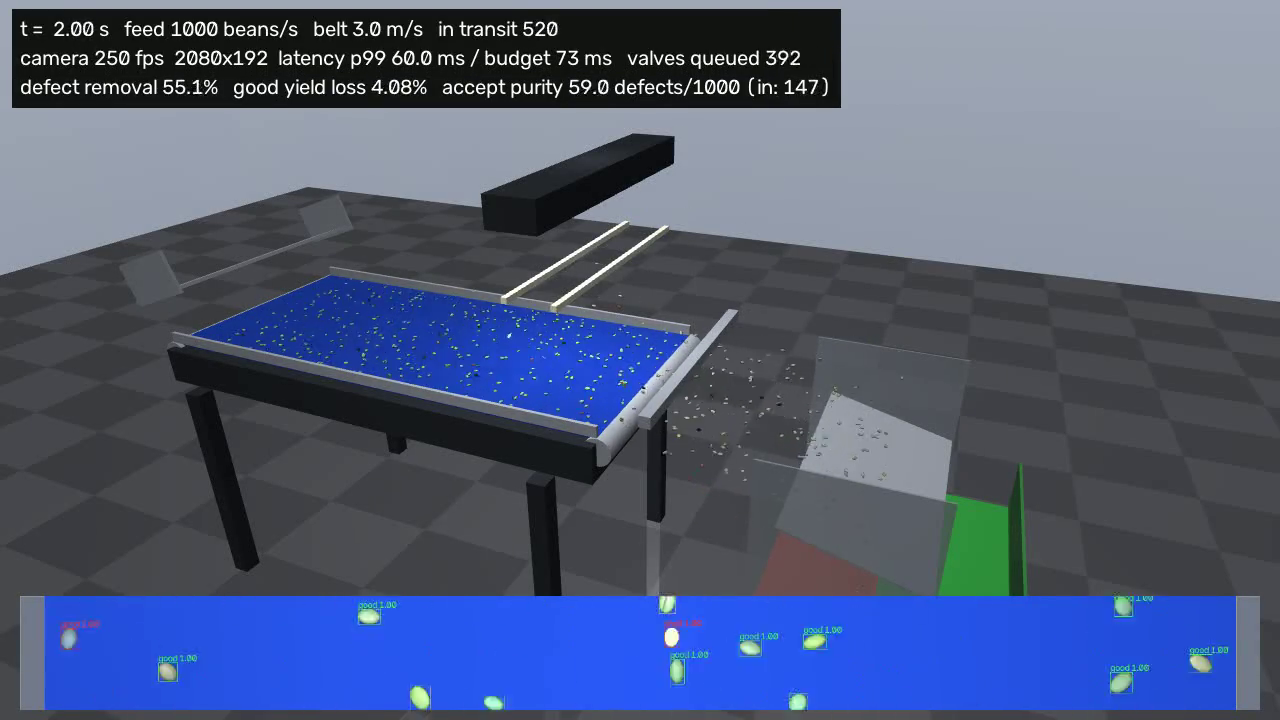
#> input picture sim/coffee_sorter/runs/confirmation-seed1/force-0.06/hud_frame100.png, 1280 x 720 px
$ python make_slide.py
#> lines starting #> are read from the running program, lines starting #| are printed output that depends on the picture
"""Render the one-slide summary as a 1920x1080 PNG.

Edit SLIDE below, then run from sim/coffee_sorter:

    python slide/make_slide.py

Needs Pillow and the DejaVu fonts (both ship with most Linux images).
The hero image is a decoded HUD frame from the seed-1, 0.06 N demo run.
"""

from __future__ import annotations

from pathlib import Path

from PIL import Image, ImageDraw, ImageFont

HERE = Path(__file__).resolve().parent
ROOT = HERE.parent
HERO = ROOT / "runs/confirmation-seed1/force-0.06/hud_frame100.png"
OUT = HERE / "one_slide.png"

SLIDE = {
    "kicker": "THEKER Robotics · HackSpain '26 · team growth",
    "title": "Optical coffee sorter, simulated end to end",
    "problem": (
        "People still hand-pick defective green coffee off tables and slow belts, "
        "all day. Every bean differs in size, colour, shade and orientation."
    ),
    "terminal": (
        "Belt sorter in MuJoCo: vibratory feeder, 3 m/s belt, 250 fps line camera, "
        "64 air-jet valves, splitter, accept and reject bins. Thousands of beans per second."
    ),
    "loop": (
        "Camera pixels → segmentation → learned classifier + open-set anomaly detector "
        "→ time-of-flight valve scheduling → jets push whatever is physically there."
    ),
    "headline_big": "98% → 52%",
    "headline_small": (
        "Classifier holdout accuracy 97.9%, yet only 51.5% of defects physically reach "
        "the reject bin (4.3% good beans lost, 1,000 beans/s, 2,600 beans, seed 1). "
        "The simulator measures the whole pipeline, not the model."
    ),
    "general": (
        "New product = new profile + retrain, zero controller changes: roasted runs at "
        "39.5% defect capture, 3.8% loss. Never-seen colours are flagged 100%. "
        "Oversize is flagged 0.5%: that is the job for an arm, not air jets."
    ),
    "footer": "Simulation only. No real camera, coffee or hardware timing is claimed.",
}

W, H = 1920, 1080
BG = (251, 251, 250)
INK = (28, 28, 30)
MUTED = (100, 100, 105)
ACCENT = (11, 94, 122)
RULE = (222, 221, 217)

FONT_DIR = Path("/usr/share/fonts/truetype/dejavu")


def font(size: int, bold: bool = False) -> ImageFont.FreeTypeFont:
    name = "DejaVuSans-Bold.ttf" if bold else "DejaVuSans.ttf"
    return ImageFont.truetype(str(FONT_DIR / name), size)


def wrap(draw: ImageDraw.ImageDraw, text: str, fnt: ImageFont.FreeTypeFont, width: int) -> list[str]:
    words, lines, cur = text.split(), [], ""
    for w in words:
        trial = (cur + " " + w).strip()
        if draw.textlength(trial, font=fnt) <= width:
            cur = trial
        else:
            lines.append(cur)
            cur = w
    if cur:
        lines.append(cur)
    return lines


def block(draw, x, y, label, body, width, body_size=26, label_size=18, gap=6) -> int:
    draw.text((x, y), label.upper(), font=font(label_size, True), fill=ACCENT)
    y += label_size + gap + 4
    fnt = font(body_size)
    for line in wrap(draw, body, fnt, width):
        draw.text((x, y), line, font=fnt, fill=INK)
        y += int(body_size * 1.32)
    return y


def main() -> None:
    img = Image.new("RGB", (W, H), BG)
    d = ImageDraw.Draw(img)
    m = 72
    col_w = 880

    d.text((m, m - 8), SLIDE["kicker"], font=font(20), fill=MUTED)
    d.text((m, m + 26), SLIDE["title"], font=font(52, True), fill=INK)
    d.line([(m, m + 108), (W - m, m + 108)], fill=RULE, width=2)

    y = m + 136
    y = block(d, m, y, "The problem", SLIDE["problem"], col_w) + 22
#> y = 360
    y = block(d, m, y, "The terminal", SLIDE["terminal"], col_w) + 22
#> the loop in block (call 2), `for line in wrap(draw, body, fnt, width):` made 3 passes
#> y on passes 1 to 3: 422, 456, 490
#> y = 512
    y = block(d, m, y, "The loop", SLIDE["loop"], col_w) + 22
#> y = 664
    y = block(d, m, y, "Generalisation", SLIDE["general"], col_w) + 22
#> y = 850

    # Right column: hero image with headline number beneath it.
    rx = m + col_w + 64
    rw = W - m - rx
    hero = Image.open(HERO).convert("RGB")
#> hero is the input picture: PIL image 1280x720 RGB; mean R, G, B 81.2, 92.8, 122.9
    scale = rw / hero.width
#> scale = 0.65
    hero = hero.resize((rw, int(hero.height * scale)))
#> hero: PIL image 832x468 RGB
    hy = m + 136
    img.paste(hero, (rx, hy))
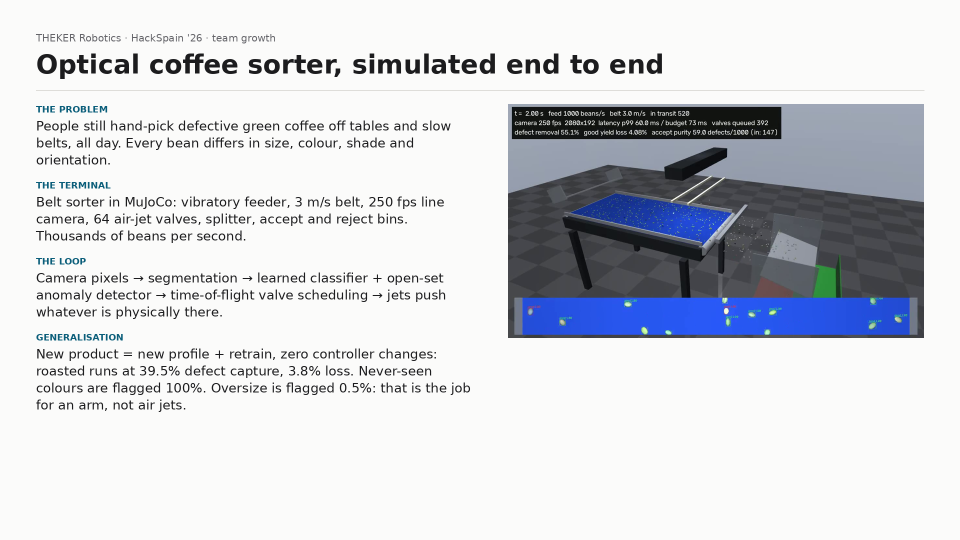
#> img: PIL image 1920x1080 RGB (shown at 1/2 size); mean R, G, B 212, 214.3, 219.3
    d.rectangle([rx, hy, rx + rw - 1, hy + hero.height - 1], outline=RULE, width=2)

    ny = hy + hero.height + 28
#> ny = 704
    d.text((rx, ny), "HEADLINE", font=font(18, True), fill=ACCENT)
    d.text((rx, ny + 26), SLIDE["headline_big"], font=font(84, True), fill=INK)
    ty = ny + 26 + 100
#> ty = 830
    fnt = font(22)
    for line in wrap(d, SLIDE["headline_small"], fnt, rw):
        d.text((rx, ty), line, font=fnt, fill=MUTED)
        ty += 30
#> this loop made 3 passes
#> ty on passes 1 to 3: 860, 890, 920
#> after the loop, ty = 920

    d.line([(m, H - m + 4), (W - m, H - m + 4)], fill=RULE, width=2)
    d.text((m, H - m + 16), SLIDE["footer"], font=font(18), fill=MUTED)
    img.save(OUT, optimize=True)
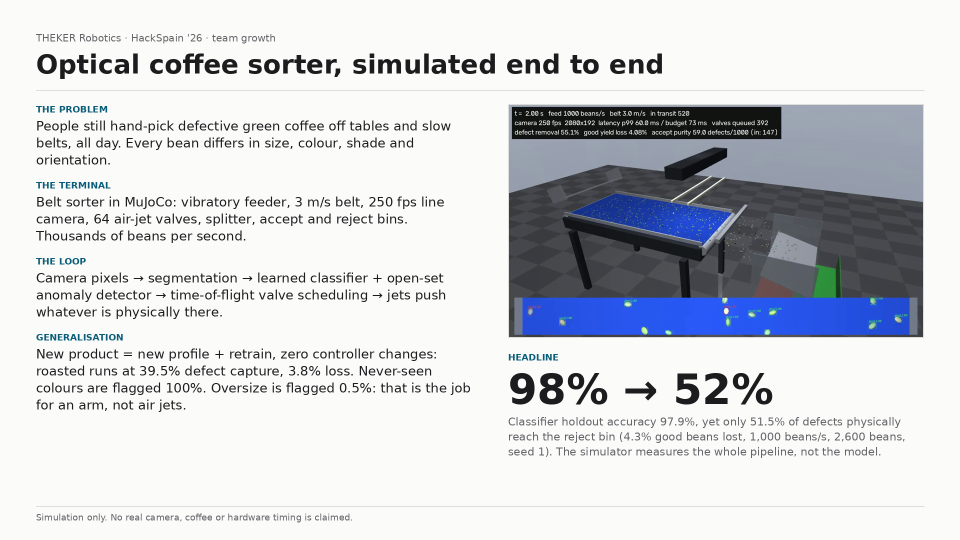
#> saved as one_slide.png: PIL image 1920x1080 RGB (shown at 1/2 size); mean R, G, B 209.9, 212.2, 217.2
    print(OUT, img.size)
#| sim/coffee_sorter/slide/one_slide.png (1920, 1080)


if __name__ == "__main__":
    main()
